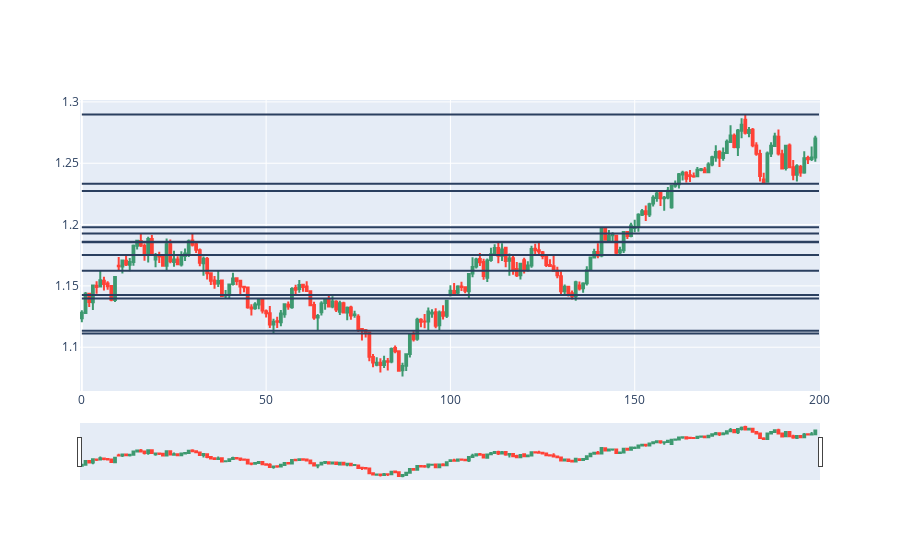

Here is the notebook cell this chart was saved with:
### Code cell
s = 0
e = 200
dfpl = df[s:e]
import plotly.graph_objects as go
from datetime import datetime
import matplotlib.pyplot as plt

fig = go.Figure(data=[go.Candlestick(x=dfpl.index,
                open=dfpl['open'],
                high=dfpl['high'],
                low=dfpl['low'],
                close=dfpl['close'])])

c=0
while (1):
    if(c>len(sr)-1 ):#or sr[c][0]>e
        break
    fig.add_shape(type='line', x0=s, y0=sr[c][1],
                  x1=e,
                  y1=sr[c][1]
                  )#x0=sr[c][0]-5 x1=sr[c][0]+5
    c+=1
fig.show()

### Figure 1 — Plotly figure (JSON) as saved in the notebook; plotly's stock layout.template omitted (floating-point values rounded to 4 significant figures; data arrays with more than 128 entries replaced by an {"elided": "..."} marker saying what was removed)
{"data": [{"close": {"elided": "200 float values"}, "high": {"elided": "200 float values"}, "low": {"elided": "200 float values"}, "open": {"elided": "200 float values"}, "type": "candlestick", "x": {"elided": "200 int values"}}], "layout": {"shapes": [{"type": "line", "x0": 0, "x1": 200, "y0": 1.162, "y1": 1.162}, {"type": "line", "x0": 0, "x1": 200, "y0": 1.193, "y1": 1.193}, {"type": "line", "x0": 0, "x1": 200, "y0": 1.14, "y1": 1.14}, {"type": "line", "x0": 0, "x1": 200, "y0": 1.111, "y1": 1.111}, {"type": "line", "x0": 0, "x1": 200, "y0": 1.113, "y1": 1.113}, {"type": "line", "x0": 0, "x1": 200, "y0": 1.143, "y1": 1.143}, {"type": "line", "x0": 0, "x1": 200, "y0": 1.186, "y1": 1.186}, {"type": "line", "x0": 0, "x1": 200, "y0": 1.186, "y1": 1.186}, {"type": "line", "x0": 0, "x1": 200, "y0": 1.198, "y1": 1.198}, {"type": "line", "x0": 0, "x1": 200, "y0": 1.175, "y1": 1.175}, {"type": "line", "x0": 0, "x1": 200, "y0": 1.227, "y1": 1.227}, {"type": "line", "x0": 0, "x1": 200, "y0": 1.29, "y1": 1.29}, {"type": "line", "x0": 0, "x1": 200, "y0": 1.233, "y1": 1.233}]}}
